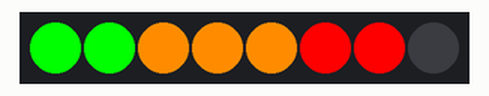
Recording of a program running on a simulated Raspberry Pi (BCM pin numbers). On the bench: 8 RGB LEDs in strip order, left to right. Random numbers come from a fixed seed; what the program prints to the terminal is not drawn.

Above: at 0.55 s.
At 6.14 s:
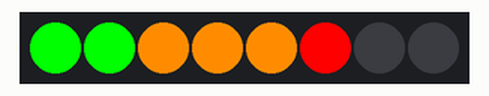
At 10.17 s:
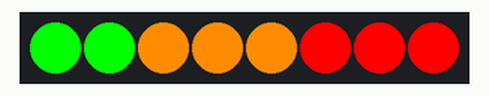
At 19.63 s:
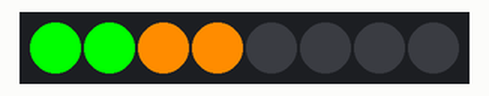
At 25.72 s:
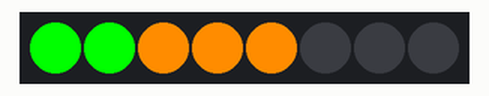
At 38.76 s:
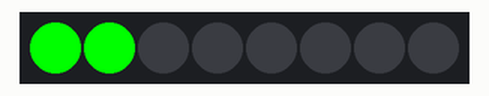
Timing chart, 0 to 40.0 s (numbered marks = the images above):
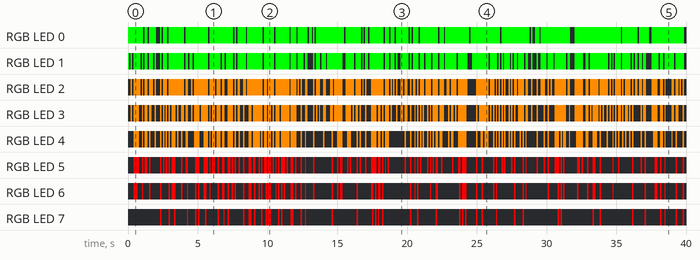

The program:

neopixel_VUmeter_sim.py
```python
import time
import random
from rpi_ws281x import PixelStrip, Color

# LED strip configuration:
LED_COUNT = 8       # Number of LED pixels.
LED_PIN = 18         # GPIO pin connected to the pixels (18 uses PWM!).
LED_FREQ_HZ = 800000  # LED signal frequency in hertz (usually 800khz)
LED_DMA = 5          # DMA channel to use for generating signal (try 5)
LED_BRIGHTNESS = 255 # Set to 0 for darkest and 255 for brightest
LED_INVERT = False   # True to invert the signal (when using NPN transistor level shift)
LED_CHANNEL = 0      # set to '1' for GPIOs 13, 19, 41, 45 or 53

# Initialize LED strip
strip = PixelStrip(LED_COUNT, LED_PIN, LED_FREQ_HZ, LED_DMA, LED_INVERT, LED_BRIGHTNESS, LED_CHANNEL)
strip.begin()

def displayVUMeter(strip, level):
    """Displays the VU meter level on the LED strip."""
    # Clear all LEDs
    for i in range(strip.numPixels()):
        strip.setPixelColor(i, Color(0, 0, 0))

    # Set LEDs up to the current level
    for i in range(level):
        if i < LED_COUNT // 3:
            strip.setPixelColor(i, Color(0, 255, 0))  # Green
        elif i < LED_COUNT * 2 // 3:
            strip.setPixelColor(i, Color(255, 140, 0))  # Orange
        else:
            strip.setPixelColor(i, Color(255, 0, 0))  # Red

    strip.show()

print('Simulating VU Meter (press Ctrl-C to quit)...')
try:
    while True:
        # Simulate audio level (you would replace this with actual audio level computation)
        simulatedLevel = random.randint(0, LED_COUNT)
        displayVUMeter(strip, simulatedLevel)
        time.sleep(0.1)
except KeyboardInterrupt:
    # Clear strip on exit
    for i in range(strip.numPixels()):
        strip.setPixelColor(i, Color(0, 0, 0))
    strip.show()
    print('Simulation ended.')
```

Measured:
- by itself, RGB LED 0: off → RGB(0, 255, 0) at 0.00 s, → off 1.1 s later, → RGB(0, 255, 0) 0.10 s later, → off 0.20 s later, … (78 changes in this stretch)
- by itself, RGB LED 7: off → RGB(255, 0, 0) at 2.3 s, → off 0.10 s later, → RGB(255, 0, 0) 0.50 s later, → off 0.10 s later, … (96 changes in this stretch)
- what the display in image 5 shows lasts 0.4 s, from 38.6 s to 39.0 s
